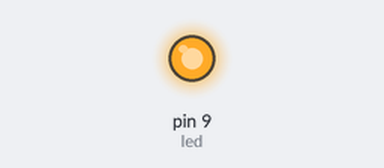
The sketch below on a simulated Arduino Uno, built with avr-gcc and run on an emulated ATmega328P. On the bench: output pins drawn as LEDs (lit = HIGH). What the sketch prints to the serial monitor is not drawn.

Above: at 0.1 s.
Timing chart, 0 to 1.6 s (numbered marks = the images above):
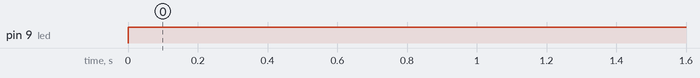

Measured:
- by itself, pin 9 (led): LOW → HIGH at 0.00 s

The sketch:

arduino_code.ino
```cpp
int led = 9;
int brightness = 255;

void setup(){
  Serial.begin(9600);
  pinMode(led, OUTPUT);

}

void loop(){
  analogWrite(led,brightness);
  Serial.println("I'm setting the led to " + String(brightness,DEC));
}
```
